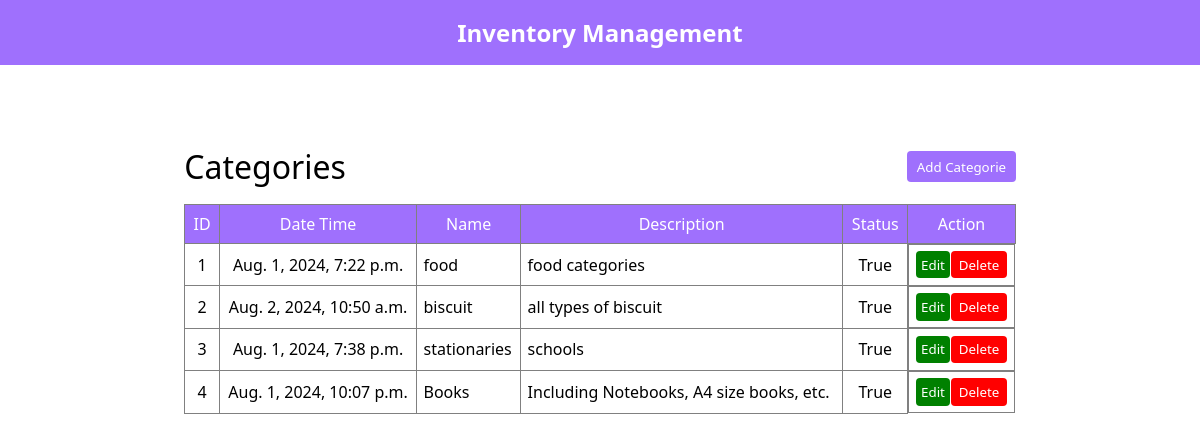
The page /categories on the database as committed earlier.
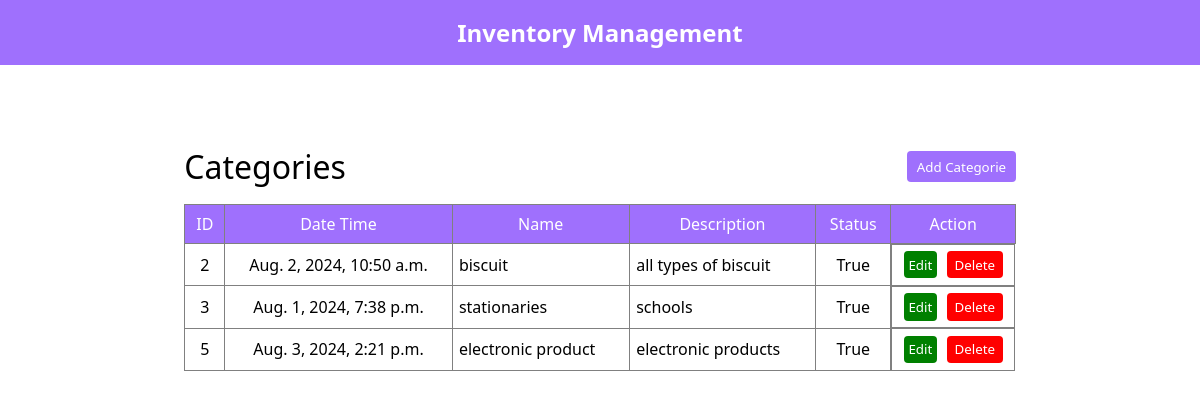
The same page on the database as committed later.
### items/models.py (models this page shows, shortened)
class Categories(models.Model):
    Date_Time = models.DateTimeField(auto_now=True, auto_now_add=False)
    Name = models.CharField(max_length=50)
    Description = models.TextField()
    Status = models.BooleanField(default=True)
    is_modified = models.BooleanField(default=False)

### items/views.py (the view)
# urls.py: path("categories", views.categories, name='categories'),
def categories(request):
    active_categories = "active"
    c = Categories.objects.all()
    context = {"active_categories":active_categories, "categories" : c}
    return render(request, 'items/categories.html', context)

### Templates/items/categories.html (shortened to what this page needs)
{% extends "base.html" %}
{% load static %}
{% block head %}
<link rel="stylesheet" href="{% static 'css/style.css' %}">
{% endblock head %}
{% block body %}
<div class="cont">
    <div class="flexbox">
        <h1 class="heading">Categories</h1>
        <button class="btn" onclick="window.location.href = '/add_categories'">Add Categorie</button>
    </div>
    <table class="table">
        <tr>
            <th>ID</th>
            <th>Date Time</th>
            <th>Name</th>
            <th>Description</th>
            <th>Status</th>
            <th>Action</th>
        </tr>
        <tr>
            {% if categories %}
            {% for categorie in categories %}
            <tr>
            <td style='text-align: center;'>{{categorie.id}}</td>
            <td style='text-align: center;'>{{categorie.Date_Time}}</td>
            <td>{{categorie.Name}}</td>
            <td>{{categorie.Description}}</td>
            <td style='text-align: center;'>{{categorie.Status}}</td>
            <td class="center">
                <button class="editbtn" onclick="window.location.href='/edit_categories/{{categorie.id}}/'">Edit</button>
                <button class="deletebtn" onclick="deleteconform({{categorie.id}})">Delete</button>
            </td>
            </tr>
            {% endfor %}
            {% else %}
            <td style='color:red; padding: 1rem; text-align: center;' colspan="6">Empty</td>
            {% endif %}
        </tr>
    </table>
</div>
{% endblock body %}

Rows that differ between the two databases and show on the page:
removed Categories: id "1", Date_Time "Aug. 1, 2024, 7:22 p.m.", Name "food", Description "food categories", Status "True"
removed Categories: id "4", Date_Time "Aug. 1, 2024, 10:07 p.m.", Name "Books", Description "Including Notebooks, A4 size books, etc.", Status "True"
added Categories: id "5", Date_Time "Aug. 3, 2024, 2:21 p.m.", Name "electronic product", Description "electronic products", Status "True"
